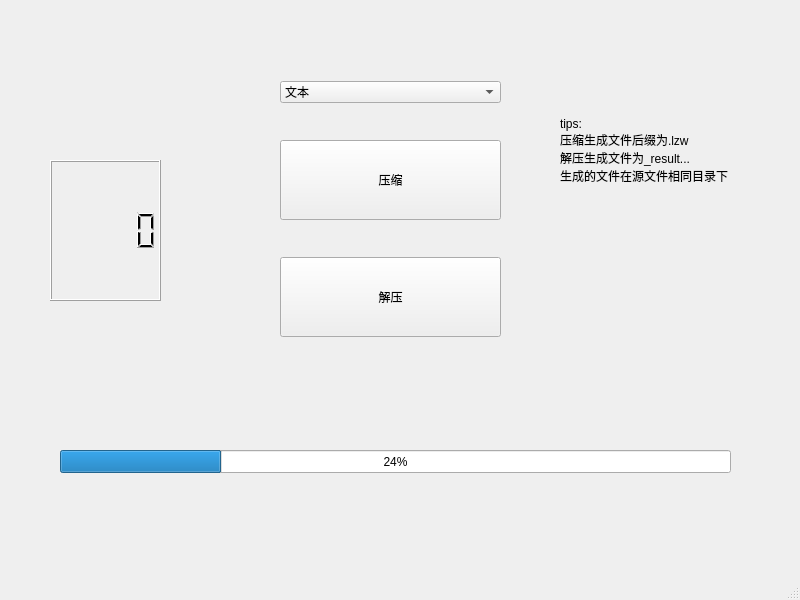
<?xml version="1.0" encoding="UTF-8"?>
<ui version="4.0">
 <class>MainWindow</class>
 <widget class="QMainWindow" name="MainWindow">
  <property name="geometry">
   <rect>
    <x>0</x>
    <y>0</y>
    <width>800</width>
    <height>600</height>
   </rect>
  </property>
  <property name="windowTitle">
   <string>MainWindow</string>
  </property>
  <widget class="QWidget" name="centralwidget">
   <widget class="QWidget" name="layoutWidget">
    <property name="geometry">
     <rect>
      <x>280</x>
      <y>50</y>
      <width>221</width>
      <height>321</height>
     </rect>
    </property>
    <layout class="QVBoxLayout" name="verticalLayout">
     <item>
      <widget class="QComboBox" name="comboBox">
       <item>
        <property name="text">
         <string>文本</string>
        </property>
       </item>
       <item>
        <property name="text">
         <string>灰度BMP图像</string>
        </property>
       </item>
       <item>
        <property name="text">
         <string>视频</string>
        </property>
       </item>
       <item>
        <property name="text">
         <string>其他(万物皆可压)</string>
        </property>
       </item>
      </widget>
     </item>
     <item>
      <widget class="QPushButton" name="pushButton">
       <property name="minimumSize">
        <size>
         <width>0</width>
         <height>80</height>
        </size>
       </property>
       <property name="text">
        <string>压缩</string>
       </property>
      </widget>
     </item>
     <item>
      <widget class="QPushButton" name="pushButton_2">
       <property name="minimumSize">
        <size>
         <width>0</width>
         <height>80</height>
        </size>
       </property>
       <property name="text">
        <string>解压</string>
       </property>
      </widget>
     </item>
    </layout>
   </widget>
   <widget class="QLabel" name="label">
    <property name="geometry">
     <rect>
      <x>560</x>
      <y>40</y>
      <width>221</width>
      <height>221</height>
     </rect>
    </property>
    <property name="text">
     <string>tips:
压缩生成文件后缀为.lzw
解压生成文件为_result...
生成的文件在源文件相同目录下</string>
    </property>
   </widget>
   <widget class="QProgressBar" name="progressBar">
    <property name="geometry">
     <rect>
      <x>60</x>
      <y>450</y>
      <width>671</width>
      <height>23</height>
     </rect>
    </property>
    <property name="value">
     <number>24</number>
    </property>
   </widget>
   <widget class="QLCDNumber" name="lcdNumber">
    <property name="geometry">
     <rect>
      <x>50</x>
      <y>160</y>
      <width>111</width>
      <height>141</height>
     </rect>
    </property>
   </widget>
  </widget>
  <widget class="QMenuBar" name="menubar">
   <property name="geometry">
    <rect>
     <x>0</x>
     <y>0</y>
     <width>800</width>
     <height>22</height>
    </rect>
   </property>
  </widget>
  <widget class="QStatusBar" name="statusbar"/>
 </widget>
 <resources/>
 <connections/>
</ui>
